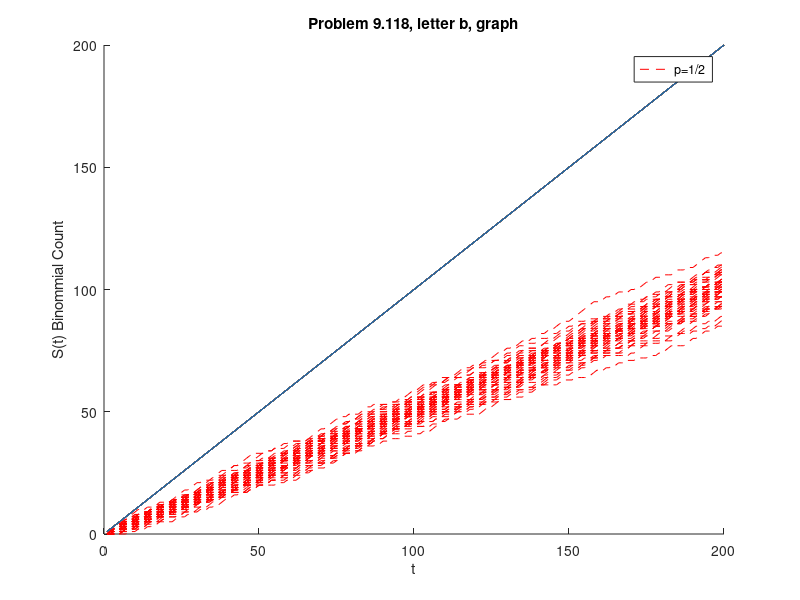
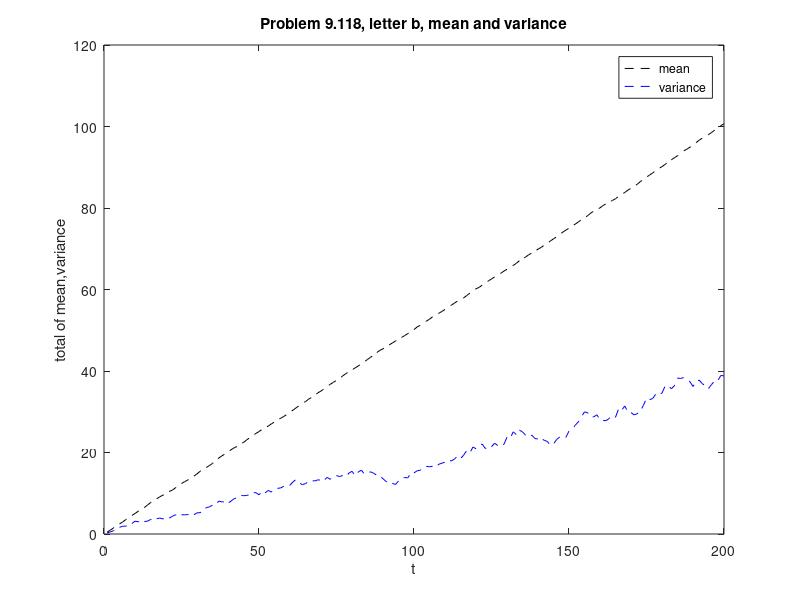

Write MATLAB code to recreate these figures, in order.
#Binomial count
#200 trials
#50 realizations
#probability = 1/2
execution = zeros(200, 50);
probability = 1/2;

#realizations for
for realization_index = 1:50
  execution(1, realization_index) = binornd(1, probability);
  #trials for
  for trial_index = 2:200
    execution(trial_index, realization_index) = execution(trial_index-1, realization_index) + binornd(1, probability);
  end
  #figure(realization_index);
  #plot the graph
  hold on;
  plot(1:200,execution(:,realization_index),'--r',1:200);
  legend('p=1/2');
  xlabel('t')
  ylabel('S(t) Binommial Count')
  title('Problem 9.118, letter b, graph');
  #pause(1);
end
  figure
  m=mean(execution');
  v=var(execution');
  plot(1:200, m(1:200), '--k', 1:200, v(1:200), '--b');
  legend('mean','variance');
  xlabel('t')
  ylabel('total of mean,variance')
  title('Problem 9.118, letter b, mean and variance');
  